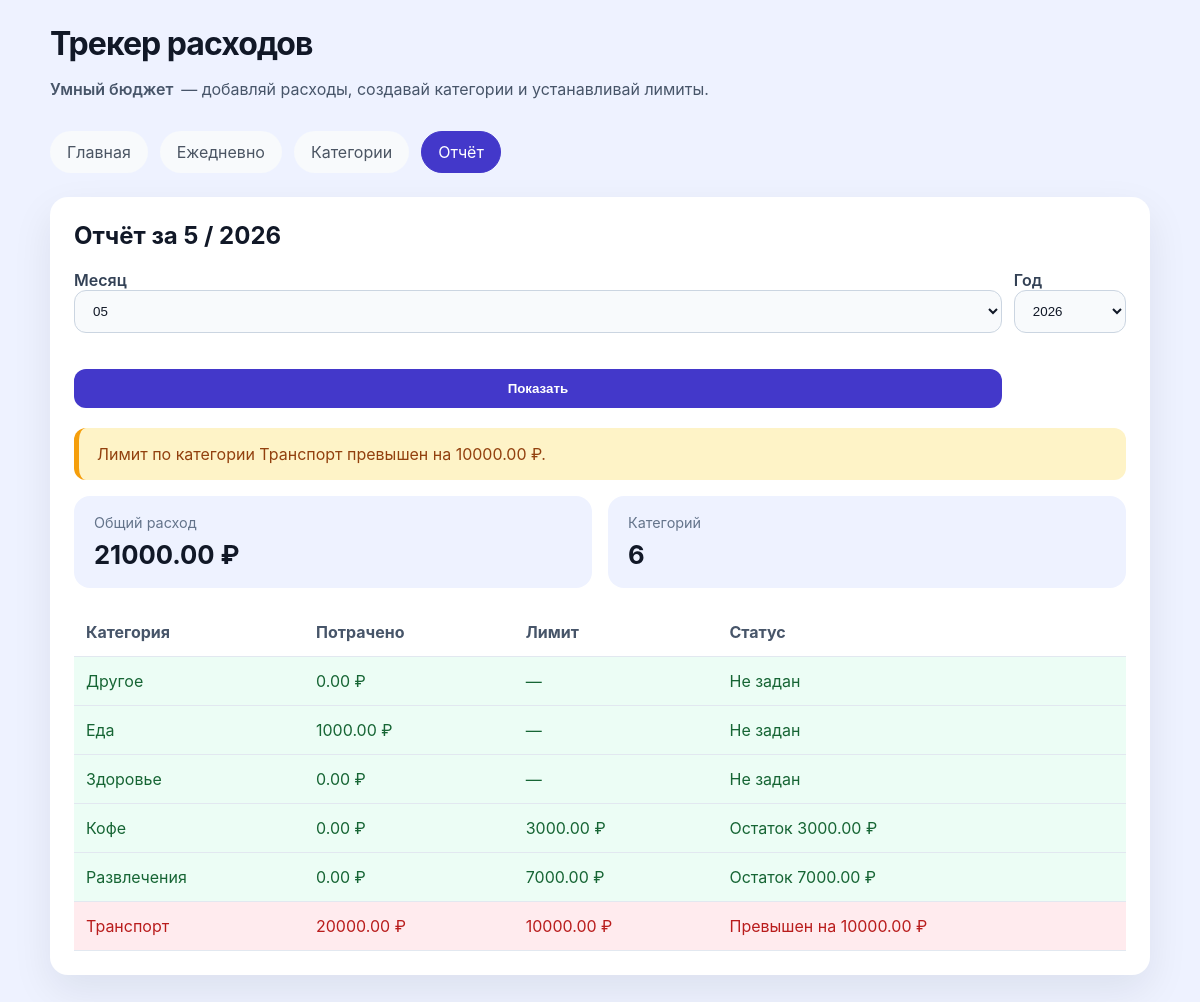
Screenshot of /report with the database file from the repository.
### tables this page shows
CREATE TABLE categories (
    id INTEGER PRIMARY KEY AUTOINCREMENT,
    name TEXT UNIQUE NOT NULL,
    monthly_limit REAL NOT NULL DEFAULT 0
);

### app.py (the view)
@app.route("/report", methods=["GET"])
def report_page():
    categories = fetch_categories()
    today = datetime.now()
    year = request.args.get("year", today.year, type=int)
    month = request.args.get("month", today.month, type=int)
    report = monthly_report(year, month)
    total = sum(report.values())
    alerts = compute_alerts(report, categories)
    return render_template(
        "report.html",
        categories=categories,
        report=report,
        total=total,
        alerts=alerts,
        year=year,
        month=month,
        active_page="report",
    )

### app.py (called while the page is built)
def get_db():
    db = getattr(g, "db", None)
    if db is None:
        db = g.db = sqlite3.connect(app.config["DATABASE"])
        db.row_factory = sqlite3.Row
    return db

def get_month_bounds(year: int, month: int):
    start = datetime(year, month, 1)
    if month == 12:
        end = datetime(year + 1, 1, 1)
    else:
        end = datetime(year, month + 1, 1)
    return start.isoformat(), end.isoformat()

def fetch_categories():
    db = get_db()
    return db.execute("SELECT * FROM categories ORDER BY name").fetchall()

def monthly_report(year, month):
    db = get_db()
    start, end = get_month_bounds(year, month)
    rows = db.execute(
        """SELECT c.name, SUM(e.amount) AS total
           FROM expenses e
           JOIN categories c ON e.category_id = c.id
           WHERE e.date >= ? AND e.date < ?
           GROUP BY e.category_id, c.name""",
        (start, end),
    ).fetchall()
    return {row["name"]: row["total"] for row in rows}

def compute_alerts(report, categories):
    messages = []
    for alert in ALERTS:
        total = report.get(alert["category"], 0)
        if total >= alert["amount"]:
            messages.append(alert["message"])
    for category in categories:
        limit = category["monthly_limit"]
        if limit and report.get(category["name"], 0) > limit:
            overrun = report[category["name"]] - limit
            messages.append(
                f"Лимит по категории {category['name']} превышен на {overrun:.2f} ₽."
            )
    return messages

@app.teardown_appcontext
def teardown_db(exception):
    close_db(exception)

### templates/report.html
{% extends "layout.html" %}
{% block content %}
  <div class="card">
    <h2>Отчёт за {{ month }} / {{ year }}</h2>
    <form method="get" action="{{ url_for('report_page') }}" style="display: grid; grid-template-columns: 1fr auto; gap: 12px; align-items: end; margin-bottom: 20px;">
      <label>
        Месяц
        <select name="month">
          {% for m in range(1, 13) %}
            <option value="{{ m }}" {% if m == month %}selected{% endif %}>{{ "%02d" | format(m) }}</option>
          {% endfor %}
        </select>
      </label>
      <label>
        Год
        <select name="year">
          {% for y in range(year - 2, year + 3) %}
            <option value="{{ y }}" {% if y == year %}selected{% endif %}>{{ y }}</option>
          {% endfor %}
        </select>
      </label>
      <button type="submit">Показать</button>
    </form>
    {% if alerts %}
      {% for message in alerts %}
        <div class="alert">{{ message }}</div>
      {% endfor %}
    {% endif %}
    <div class="metric-list">
      <div class="metric">
        <div class="metric-title">Общий расход</div>
        <div class="metric-value">{{ "%.2f" | format(total) }} ₽</div>
      </div>
      <div class="metric">
        <div class="metric-title">Категорий</div>
        <div class="metric-value">{{ categories | length }}</div>
      </div>
    </div>
    <table>
      <thead>
        <tr>
          <th>Категория</th>
          <th>Потрачено</th>
          <th>Лимит</th>
          <th>Статус</th>
        </tr>
      </thead>
      <tbody>
        {% for category in categories %}
          {% set spent = report.get(category['name'], 0) %}
          {% set limit = category['monthly_limit'] %}
          <tr class="{% if limit and spent > limit %}status-bad{% else %}status-ok{% endif %}">
            <td>{{ category['name'] }}</td>
            <td>{{ "%.2f" | format(spent) }} ₽</td>
            <td>
              {% if limit %}
                {{ "%.2f" | format(limit) }} ₽
              {% else %}
                —
              {% endif %}
            </td>
            <td>
              {% if limit %}
                {% if spent > limit %}
                  Превышен на {{ "%.2f" | format(spent - limit) }} ₽
                {% else %}
                  Остаток {{ "%.2f" | format(limit - spent) }} ₽
                {% endif %}
              {% else %}
                Не задан
              {% endif %}
            </td>
          </tr>
        {% endfor %}
      </tbody>
    </table>
  </div>
{% endblock %}

### templates/layout.html (style rules this page uses)
:root { --bg: #eef2ff; --fg: #111827; --muted: #64748b; --primary: #4338ca; }
body { font-family: Inter, Arial, sans-serif; margin: 0; padding: 0; background: var(--bg); color: var(--fg); }
.card { background: #fff; border-radius: 18px; padding: 24px; margin-bottom: 20px; box-shadow: 0 16px 40px rgba(15, 23, 42, 0.08); }
h1, h2, h3 { margin-top: 0; }
label { display: block; margin-bottom: 8px; font-weight: 600; color: #334155; }
input, select, textarea { width: 100%; padding: 12px 14px; border: 1px solid #cbd5e1; border-radius: 12px; margin-bottom: 16px; box-sizing: border-box; background: #f8fafc; color: var(--fg); }
button { background: var(--primary); border: none; color: white; padding: 12px 18px; border-radius: 12px; cursor: pointer; font-weight: 600; }
table { width: 100%; border-collapse: collapse; margin-top: 12px; }
th, td { padding: 14px 12px; text-align: left; border-bottom: 1px solid #e2e8f0; }
th { color: #475569; font-weight: 700; }
.alert { background: #fef3c7; border-left: 5px solid #f59e0b; padding: 16px 18px; margin-bottom: 16px; border-radius: 12px; color: #92400e; }
.metric-list { display: grid; grid-template-columns: repeat(auto-fit, minmax(160px, 1fr)); gap: 16px; margin-bottom: 20px; }
.metric { background: #eef2ff; border-radius: 16px; padding: 18px 20px; }
.metric-title { font-size: 0.9rem; color: var(--muted); margin-bottom: 8px; }
.metric-value { font-size: 1.6rem; font-weight: 700; color: var(--fg); }
.status-ok { background: #ecfdf5; color: #166534; }
.status-bad { background: #ffebee; color: #b91c1c; }

### rows the page displays
categories: name "Другое", monthly_limit "0.00", shows "Не задан"
categories: name "Еда", spent "1000.00", monthly_limit "Не задан"
categories: name "Здоровье", monthly_limit "0.00", shows "Не задан"
categories: name "Кофе", spent "0.00", monthly_limit "3000.00", limit-spent "3000.00"
categories: name "Развлечения", spent "0.00", monthly_limit "7000.00", limit-spent "7000.00"
categories: name "Транспорт", spent "20000.00", monthly_limit "10000.00", spent-limit "10000.00"

### other values shown
{{ month }} "5"
{{ year }} "2026"
{{ message }} "Лимит по категории Транспорт превышен на 10000.00 ₽."
{{ "%.2f" | format(total) }} "21000.00"
{{ categories | length }} "6"
form field month "05"
form field year "2026"
